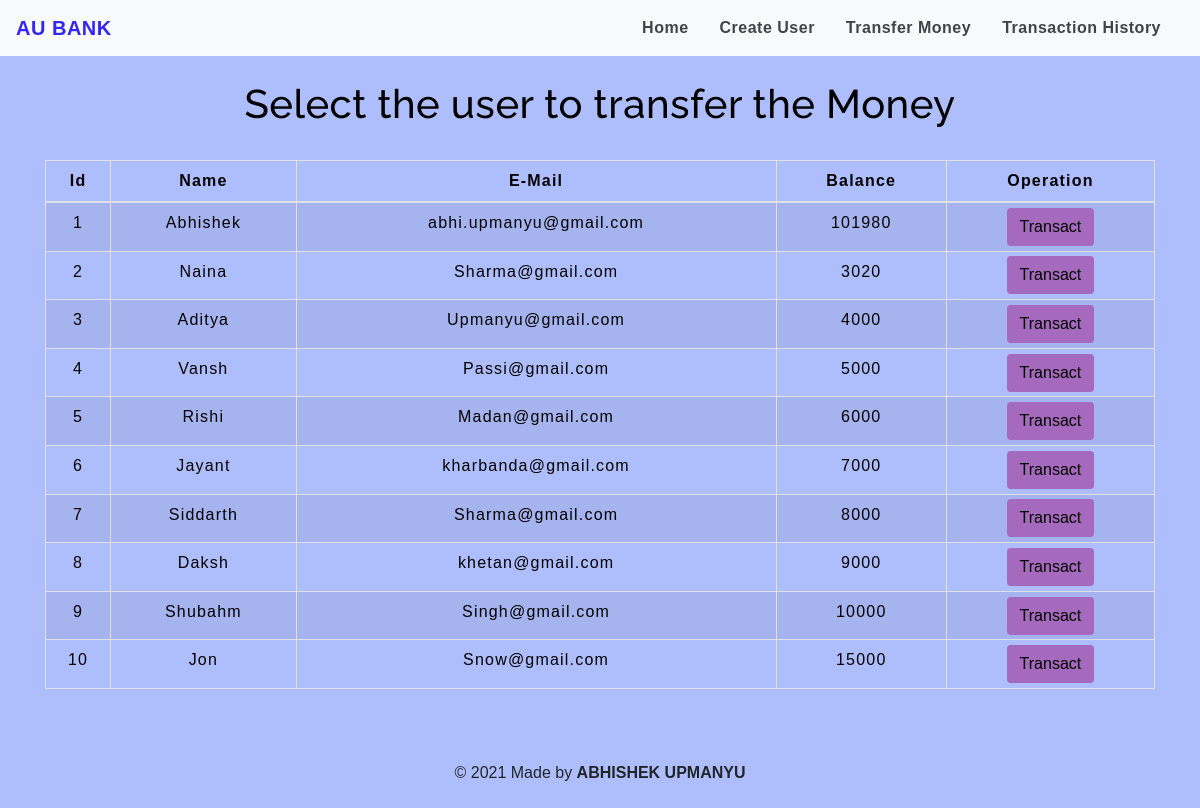
The app's page /transfermoney.php with its own data.
### tables this page shows
CREATE TABLE `users` (
  `id` int(3) NOT NULL,
  `name` text NOT NULL,
  `email` varchar(30) NOT NULL,
  `balance` int(8) NOT NULL
);

### transfermoney.php (the view, shortened to what this page needs)
<!DOCTYPE html>
<html lang="en">
<head>
    <link rel="stylesheet" href="https://maxcdn.bootstrapcdn.com/bootstrap/4.0.0/css/bootstrap.min.css">
    <link rel="stylesheet" type="text/css" href="css/table.css">
    <link rel="stylesheet" type="text/css" href="css/navbar.css">
</head>
<body style="background-color : #aebefc;">
<?php
    include 'config.php';
    $sql = "SELECT * FROM users";
    $result = mysqli_query($conn,$sql);
?>
<?php
  include 'navbar.php';
?>
<div class="container">
        <h2 class="text-center pt-4" style="color : black;">Select the user to transfer the Money</h2>
        <br>
            <div class="row">
                <div class="col">
                    <div class="table-responsive-sm">
                    <table class="table table-hover table-sm table-striped table-condensed table-bordered" style="border-color:black;">
                        <thead style="color : black;">
                            <tr>
                            <th scope="col" class="text-center py-2">Id</th>
                            <th scope="col" class="text-center py-2">Name</th>
                            <th scope="col" class="text-center py-2">E-Mail</th>
                            <th scope="col" class="text-center py-2">Balance</th>
                            <th scope="col" class="text-center py-2">Operation</th>
                            </tr>
                        </thead>
                        <tbody>
                <?php
                    while($rows=mysqli_fetch_assoc($result)){
                ?>
                    <tr style="color : black;">
                        <td class="py-2"><?php echo $rows['id'] ?></td>
                        <td class="py-2"><?php echo $rows['name']?></td>
                        <td class="py-2"><?php echo $rows['email']?></td>
                        <td class="py-2"><?php echo $rows['balance']?></td>
                        <td><a href="selecteduserdetail.php?id= <?php echo $rows['id'] ;?>"> <button type="button" class="btn" style="background-color : #A569BD;">Transact</button></a></td>
                    </tr>
                <?php
                    }
                ?>
                        </tbody>
                    </table>
                    </div>
                </div>
            </div>
         </div>
         <footer class="text-center mt-5 py-2">
            <p margin-left:30px>&copy 2021 Made by <b>ABHISHEK UPMANYU</b></p>
        </footer>
</body>
</html>

### navbar.php (shortened to what this page needs)
<nav class="navbar navbar-expand-md navbar-light bg-light">
<a class="navbar-brand" href="index.php" style="color : #3524f7;"><b>AU BANK</b></a>
<div class="collapse navbar-collapse" id="collapsibleNavbar">
      <ul class="navbar-nav ml-auto">
        <li class="nav-item">
          <a class="nav-link" href="index.php" style="color : #434244;"><b>Home</b></a>
        </li>
        <li class="nav-item">
          <a class="nav-link" href="createuser.php" style="color : #434244;"><b>Create User</b></a>
        </li>
        <li class="nav-item">
          <a class="nav-link" href="transfermoney.php" style="color : #434244;"><b>Transfer Money</b></a>
        </li>
        <li class="nav-item">
          <a class="nav-link" href="transactionhistory.php" style="color : #434244;"><b>Transaction History</b></a>
        </li>
    </div>
 </nav>

### css/table.css (style rules this page uses)
* { padding: 0; margin: 0; box-sizing: border-box; font-family: sans-serif; }
h2 { font-size: 40px; }
table { letter-spacing: 1.2px; }
td { text-align: center; }
button { border: none; background: #d9d9d9; transition: 1s; }

### css/navbar.css (style rules this page uses)
.nav-link { margin-right: 15px; color: #434244; letter-spacing: 0.5px; transition: 0.5s; }
.navbar-brand { color: #434244; letter-spacing: 0.5px; }
h2 { color: #434244; letter-spacing: 0.5px; font-family: raleway; }

### transfermoney.php (style rules this page uses)
button { transition: 1.5s; }

### records on screen
users: id "1", name "Abhishek", email "abhi.upmanyu@gmail.com", balance "101980"
users: id "2", name "Naina", email "Sharma@gmail.com", balance "3020"
users: id "3", name "Aditya", email "Upmanyu@gmail.com", balance "4000"
users: id "4", name "Vansh", email "Passi@gmail.com", balance "5000"
users: id "5", name "Rishi", email "Madan@gmail.com", balance "6000"
users: id "6", name "Jayant", email "kharbanda@gmail.com", balance "7000"
users: id "7", name "Siddarth", email "Sharma@gmail.com", balance "8000"
users: id "8", name "Daksh", email "khetan@gmail.com", balance "9000"
users: id "9", name "Shubahm", email "Singh@gmail.com", balance "10000"
users: id "10", name "Jon", email "Snow@gmail.com", balance "15000"
